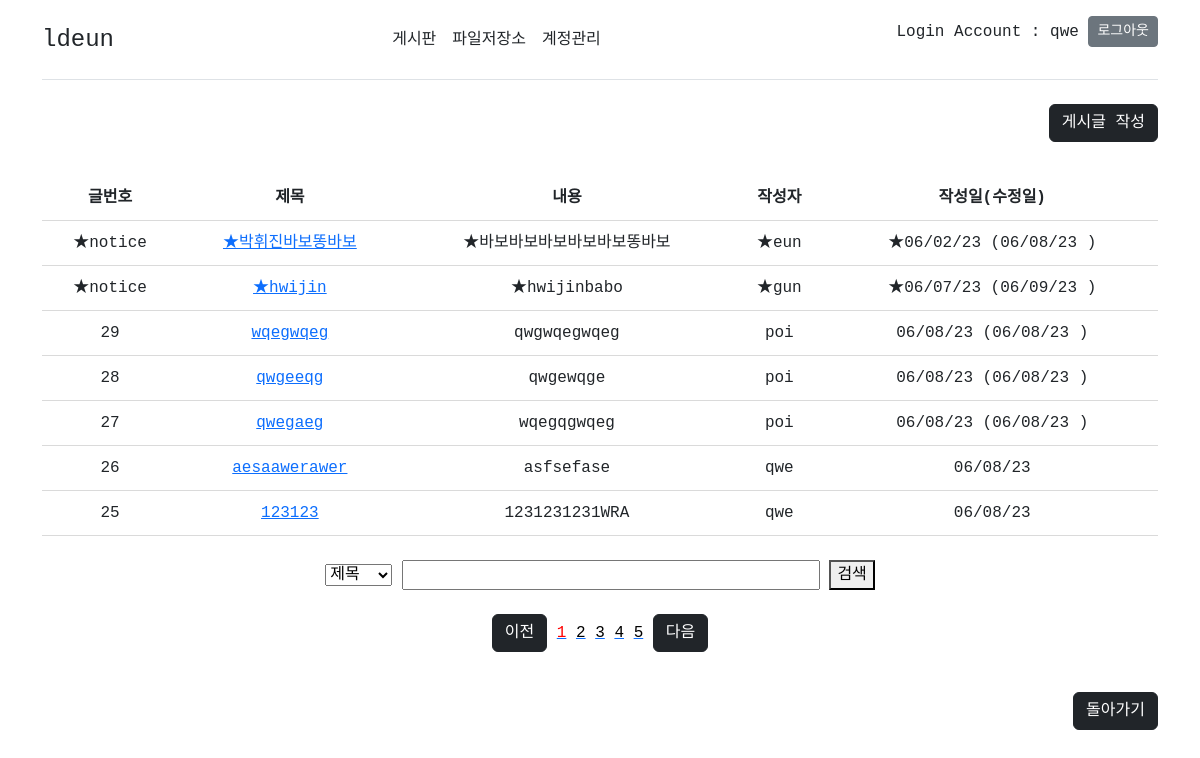
Screenshot of /etc/board.php (signed in) with the database file from the repository.
### tables this page shows
CREATE TABLE `board` (
  `num` int(11) NOT NULL AUTO_INCREMENT,
  `notice` tinyint(1) DEFAULT NULL,
  `title` varchar(100) DEFAULT NULL,
  `content` varchar(10000) DEFAULT NULL,
  `writer` varchar(100) DEFAULT NULL,
  `date` varchar(30) DEFAULT NULL,
  `redate` varchar(30) DEFAULT NULL,
  PRIMARY KEY (`num`)
);

### html/etc/board.php (the view, shortened to what this page needs)
<?php
	require("header.php");
?>
<!doctype html>
<html lang="ko">
        <head>
        </head>
        <body>
	<div class="container">
                <a href="write.php"><button class="btn btn-dark" style="float:right;">게시글 작성</button></a>
                <br><br><br>
                <table>
                        <thead>
                                <tr>
                                        <th>글번호</th>
                                        <th>제목</th>
                                        <th>내용</th>
                                        <th>작성자</th>
                                        <th>작성일(수정일)</th>
                                </tr>
                        </thead>
                        <tbody>
                                <?php
                                        $page = isset($_GET["page"])? $_GET["page"] : 1;
                                        $jb_conn = mysqli_connect( '192.168.10.129', 'loguser', '1', 'log' );
                                        $jb_sql = "SELECT * FROM board where notice ='1' order by num desc;";
                                        $jb_result = mysqli_query( $jb_conn, $jb_sql );
                                        while( $jb_row = mysqli_fetch_array( $jb_result ) ) {
						$redate = $jb_row[ 'redate' ];
						if (!is_null ($redate)) {
							echo
                                                	'<tr>
                                                        	<td> ★notice</td>
                                                        	<td><a href="detail.php?num='. $jb_row[ 'num' ].'&page='. $page.'">★'. $jb_row[ 'title' ]. '</a></td>
                                                        	<td>★'. $jb_row[ 'content' ]. '</td>
                                                        	<td>★'. $jb_row[ 'writer' ]. '</td>
								<td>★'. $jb_row[ 'date' ]. ' ('. $jb_row[ 'redate' ] .')</td>
                                                	</tr>';
						}
                                        }
                                        $list_num = 5;
                                        $page = isset($_GET["page"])? $_GET["page"] : 1;
                                        $start = ($page - 1) * $list_num;
					$category = $_GET["category"];
                                        $search= $_GET["search"];
					if (  !is_null( $category ) ) {
                                                $jb_sql = "SELECT * FROM board where $category like '%$search%' order by num desc limit $start, $list_num;";
                                                $jb_count = "SELECT count(*) FROM board where $category like '%$search%';";
                                        } else{
                                                $jb_sql = "SELECT * FROM board order by num desc limit $start, $list_num;";
                                                $jb_count = "select count(*) from board;";
                                        }
                                        $jb_num = mysqli_query( $jb_conn, $jb_count );
                                        $count = mysqli_fetch_array( $jb_num );
                                        $num = $count[ 'count(*)' ];
                                        $cnt = $num - (($page -1) * $list_num);
                                        $jb_result = mysqli_query( $jb_conn, $jb_sql );
                                        while( $jb_row = mysqli_fetch_array( $jb_result ) ) {
						$redate = $jb_row[ 'redate' ];
						if (!is_null ($redate)) {
							echo
                                                	'<tr>
                                                        	<td>'. $cnt-- . '</td>
                                                        	<td><a href="detail.php?num='. $jb_row[ 'num' ].'&page='. $page.'">'. $jb_row[ 'title' ]. '</a></td>
                                                        	<td>'. $jb_row[ 'content' ]. '</td>
                                                        	<td>'. $jb_row[ 'writer' ]. '</td>
								<td>'. $jb_row[ 'date' ]. ' ('. $jb_row[ 'redate' ] .')</td>
                                                	</tr>';
						} else {
							echo
                                                	'<tr>
                                                        	<td>'. $cnt-- . '</td>
                                                        	<td><a href="detail.php?num='. $jb_row[ 'num' ].'&page='. $page.'">'. $jb_row[ 'title' ]. '</a></td>
                                                        	<td>'. $jb_row[ 'content' ]. '</td>
                                                        	<td>'. $jb_row[ 'writer' ]. '</td>
								<td>'. $jb_row[ 'date' ]. '</td>
                                                	</tr>';
						}
                                        }
                                ?>
                        </tbody>
                </table>
		<br>
                <div style="text-align:center;">
                        <form action="board.php" method="get">
                                <select name="category">
                                        <option value="title">제목</option>
                                </select>
                                <input type="text" name="search" size="40" required="required"/> <button>검색</button>
                        </form>
                </div>
		<br>
                <p class="pager"  style="float:center;text-align:center;">
                        <?php
                                $page_num = 5;
                                $total_page = ceil($num / $list_num);
                                $now_block = ceil($page / $page_num);
                                $s_pageNum = ($now_block - 1) * $page_num + 1;
                                $e_pageNum = $now_block * $page_num;
				if ( !is_null($category)) {
					if($s_pageNum <= 1){
			 ?>
						<a href="board.php?category=<?php echo $category; ?>&search=<?php echo $search; ?>&page=1"><button class="btn btn-dark">이전</button></a>
					<?php
					} else{
					?>
						<a href="board.php?category=<?php echo $category; ?>&search=<?php echo $search; ?>&page=<?php echo (s_pageNum-1); ?>">
							<button class="btn btn-dark">이전</button>
						</a>
					<?php
					}
					for($print_page = $s_pageNum; $print_page <= $e_pageNum; $print_page++){
						if ($print_page == $page) {
					?>
							<a href="board.php?category=<?php echo $category; ?>&search=<?php echo $search; ?>&page=<?php echo $print_page; ?>">
								<span style='color:red;'><?php echo $print_page; ?></span>
							</a>
						<?php
						}else {
						?>
							<a href="board.php?category=<?php echo $category; ?>&search=<?php echo $search; ?>&page=<?php echo $print_page; ?>">
								<span style='color:black;'><?php echo $print_page; ?></span>
							</a>
						<?php
						}
						?>
					<?php
					}
					if($e_pageNum >= $total_page){
					?>
						<a href="board.php?category=<?php echo $category; ?>&search=<?php echo $search; ?>&page=<?php echo $total_page; ?>">
							<button class="btn btn-dark">다음</button>
						</a>
					<?php
					} else{
					?>
						<a href="board.php?category=<?php echo $category; ?>&search=<?php echo $search; ?>&page=<?php echo $total_page; ?>">
							<button class="btn btn-dark">다음</button>
						</a>
					<?php
					}
				} else {
					if($s_pageNum <= 1){
					?>
						<a href="board.php?page=1"><button class="btn btn-dark">이전</button></a>
					<?php
					} else{
					?>
						<a href="board.php?page=<?php echo ($s_pageNum-1); ?>"><button class="btn btn-dark">이전</button></a>
					<?php
					}
					for($print_page = $s_pageNum; $print_page <= $e_pageNum; $print_page++){
						if ($print_page == $page) {
					?>
							<a href="board.php?page=<?php echo $print_page; ?>"><span style='color:red;'><?php echo $print_page; ?></span></a>
						<?php
						}else {
						?>
							<a href="board.php?page=<?php echo $print_page; ?>"><span style='color:black;'><?php echo $print_page; ?></span></a>
						<?php
						}
					}
					if($e_pageNum >= $total_page){
					?>
						<a href="board.php?page=<?php echo $total_page; ?>"><button class="btn btn-dark">다음</button></a>
					<?php
					} else{
					?>
						<a href="board.php?page=<?php echo ($e_pageNum+1); ?>"><button class="btn btn-dark">다음</button></a>
					<?php
					}
				}
					?>
		</p>
		<br>
                <a href="login_ok.php"><button class="btn btn-dark" style="float:right;">돌아가기</button></a>
	</div>
        </body>
</html>

### html/require/header.php (style rules this page uses)
body { font-family: Consolas, monospace; font-family: 12px; }
div { text-align:right; }
table { width: 100%; }
th, td { padding: 10px; text-align: center; border-bottom: 1px solid #dadada; }

### rows the page displays
board: title "박휘진바보똥바보", content "바보바보바보바보바보똥바보", writer "eun", date "06/02/23", redate "06/08/23"
board: title "hwijin", content "hwijinbabo", writer "gun", date "06/07/23", redate "06/09/23"
board: title "wqegwqeg", content "qwgwqegwqeg", writer "poi", date "06/08/23", redate "06/08/23"
board: title "qwgeeqg", content "qwgewqge", writer "poi", date "06/08/23", redate "06/08/23"
board: title "qwegaeg", content "wqegqgwqeg", writer "poi", date "06/08/23", redate "06/08/23"
board: title "aesaawerawer", content "asfsefase", writer "qwe", date "06/08/23"
board: title "123123", content "1231231231WRA", writer "qwe", date "06/08/23"

### other values shown
$session_username "qwe"
